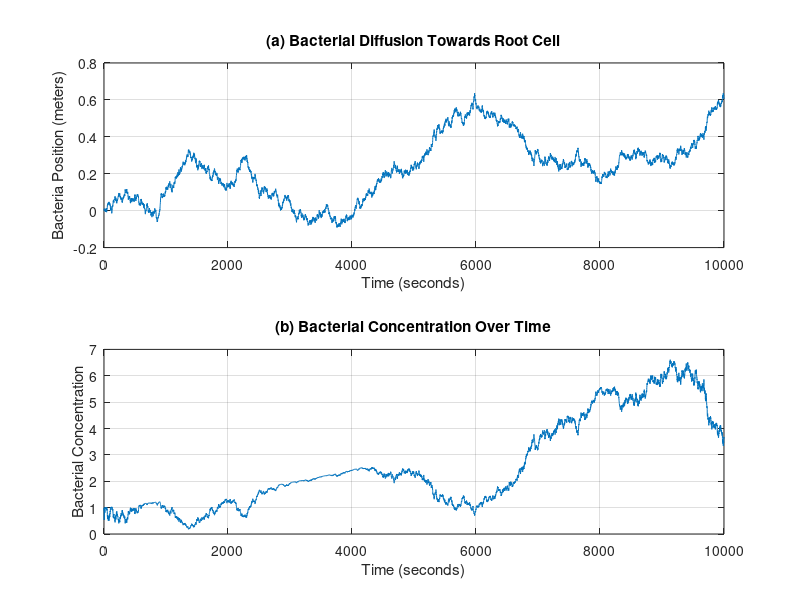
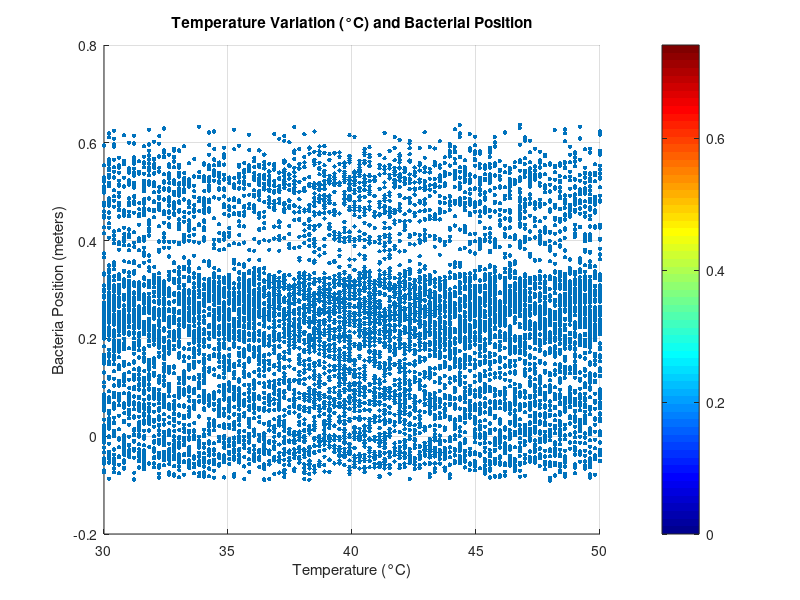
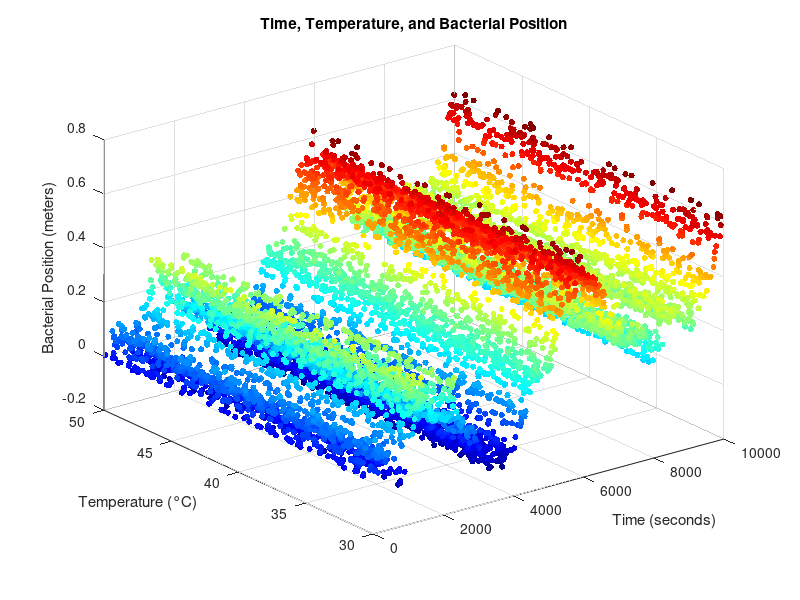

MATLAB code for these plots, in order:
% Simulation parameters 
diffusion_coefficient = 10e-6;
cell_radius = 1e-5;
surface_area = 2e-6;
growth_rate = 0.8 / 3600;
temperature_range_C = linspace(30, 50, 100);
num_time_steps = 10000;
time_step = 1;

% Initialize data arrays for plotting
time_array = zeros(num_time_steps, 1);
position_array = zeros(num_time_steps, 1);
temperature_array = zeros(num_time_steps, 1);
concentration_array = zeros(num_time_steps, 1);

% Initialize the initial position and concentration
bacteria_position = 0;
bacteria_concentration = 1;

% Simulation loop 
for t = 1:num_time_steps
    bacteria_position = bacteria_position + sqrt(2 * diffusion_coefficient * time_step) * randn();
    bacteria_concentration = bacteria_concentration * exp(growth_rate * time_step);
    time_array(t) = t * time_step;
    position_array(t) = bacteria_position;
    selected_temp_index = randi(length(temperature_range_C));
    selected_temperature_C = temperature_range_C(selected_temp_index);
    temperature_array(t) = selected_temperature_C;
    
    % Update concentration using the diffusion equation
    concentration_array(t) = bacteria_concentration * exp(-bacteria_position^2 / (4 * diffusion_coefficient * t * time_step));
end

% Plot bacterial movement and concentration over time 
figure;
subplot(2, 1, 1);
plot(time_array, position_array);
xlabel('Time (seconds)');
ylabel('Bacteria Position (meters)');
title('(a) Bacterial Diffusion Towards Root Cell');
grid on;

subplot(2, 1, 2);
plot(time_array, concentration_array);
xlabel('Time (seconds)');
ylabel('Bacterial Concentration');
title('(b) Bacterial Concentration Over Time');
grid on;

% Create a 2D scatter plot of temperature vs. position 
figure;
scatter(temperature_array, position_array, 10, 'filled');
xlabel('Temperature (°C)');
ylabel('Bacteria Position (meters)');
title('Temperature Variation (°C) and Bacterial Position');
colorbar;
grid on;
colormap(jet);

% Create a 3D scatter plot of time, temperature, and bacterial position
figure;
scatter3(time_array, temperature_array, position_array, 20, position_array, 'filled');
xlabel('Time (seconds)');
ylabel('Temperature (°C)');
zlabel('Bacterial Position (meters)');
title('Time, Temperature, and Bacterial Position');
colormap(jet);
grid on;

% Display the average and total time
average_time = mean(position_array.^2) / (2 * diffusion_coefficient);
total_time = sum(position_array.^2) / (2 * diffusion_coefficient);

fprintf('Average time taken by bacteria to diffuse into root: %.2f seconds\n', average_time);
fprintf('Total time taken by bacteria to diffuse into root: %.2f seconds\n', total_time);
